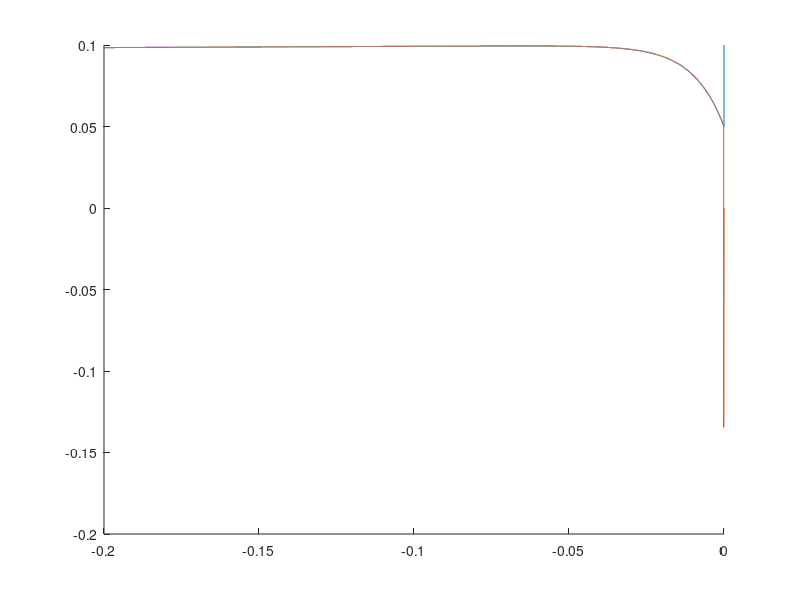

MATLAB code to generate this figure:
% LuGre_Friction
% LuGre摩擦力模型
%% 
clc;
clear;
%% Columb-库伦摩擦-Fc
mu_c = 0.10;%动摩擦系数
Fn = 1;%法向力,N
Fc = mu_c*Fn;%库伦摩擦,N
%% Viscous-粘性摩擦-Fv
% deta_v = 17.9e-6;%粘性系数，N*m^2/s
deta_v = 8e-3;%粘性系数，N*s/m 8e-1
v = 0:-1e-5:-2e-1;%速度，m/s
Fv = deta_v*v;
%% brk-临界摩擦-Fbrk
mu_b = 0.15;%临界(静)摩擦系数
Fbrk = mu_b*Fn;%临界摩擦,N
%% Stribeck-斯特里贝克摩擦-Fs
cv = 100;
for i = 1:length(v)
    Fs(i) = (Fbrk-Fc)*exp(-1*cv*abs(v(i)))*sign(v(i));
end
%% 总摩擦力-Ff
Ff = Fc+Fv+Fs;
%% 总摩擦力-Ff
v_TH = 1e-4;% 速度阈值，m/s
for i = 1:length(v)
    if(abs(v(i))<v_TH)
        Ff_TH(i) = v(i)*(Fc+(Fbrk-Fc)*exp(-1*cv*v_TH))/v_TH;
    else
        Ff_TH(i) = Fc+((Fbrk-Fc)*exp(-1*cv*abs(v(i)))*sign(v(i)))+Fv(i);
    end
end
%%
f1 = figure(1);
hold on;
plot(v,Ff);
plot(v,Ff_TH);
%% 基于刚毛挠度的计算方法，但需要积分计算，依赖于ts
function [Ff,z] = Lugref(z,v,Fc,Fs,vs,sigma_0,sigma_1,sigma_2,ts)
    r = (v/vs).^2;
    g_v = Fc+(Fs-Fc)*exp(-1*r)./sigma_0;
    z_dot = v-abs(v).*z./g_v;
    z = z+z_dot.*ts;
    Ff = sigma_0*z+sigma_1*z_dot+sigma_2*v;
end























